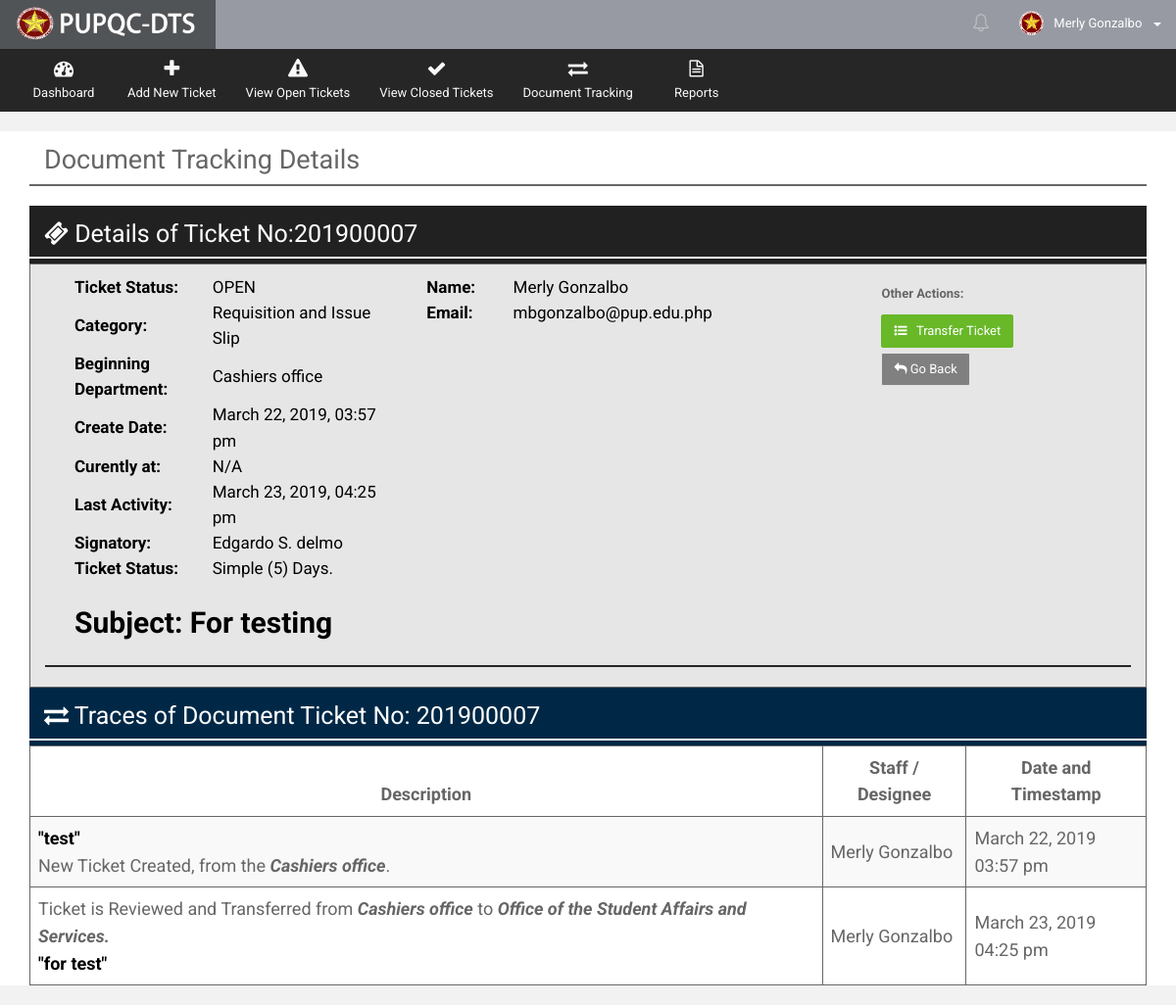
Before: /Web/Department/views/ticket_trace_review.php?getID=201900007 (signed in) with the older database file.
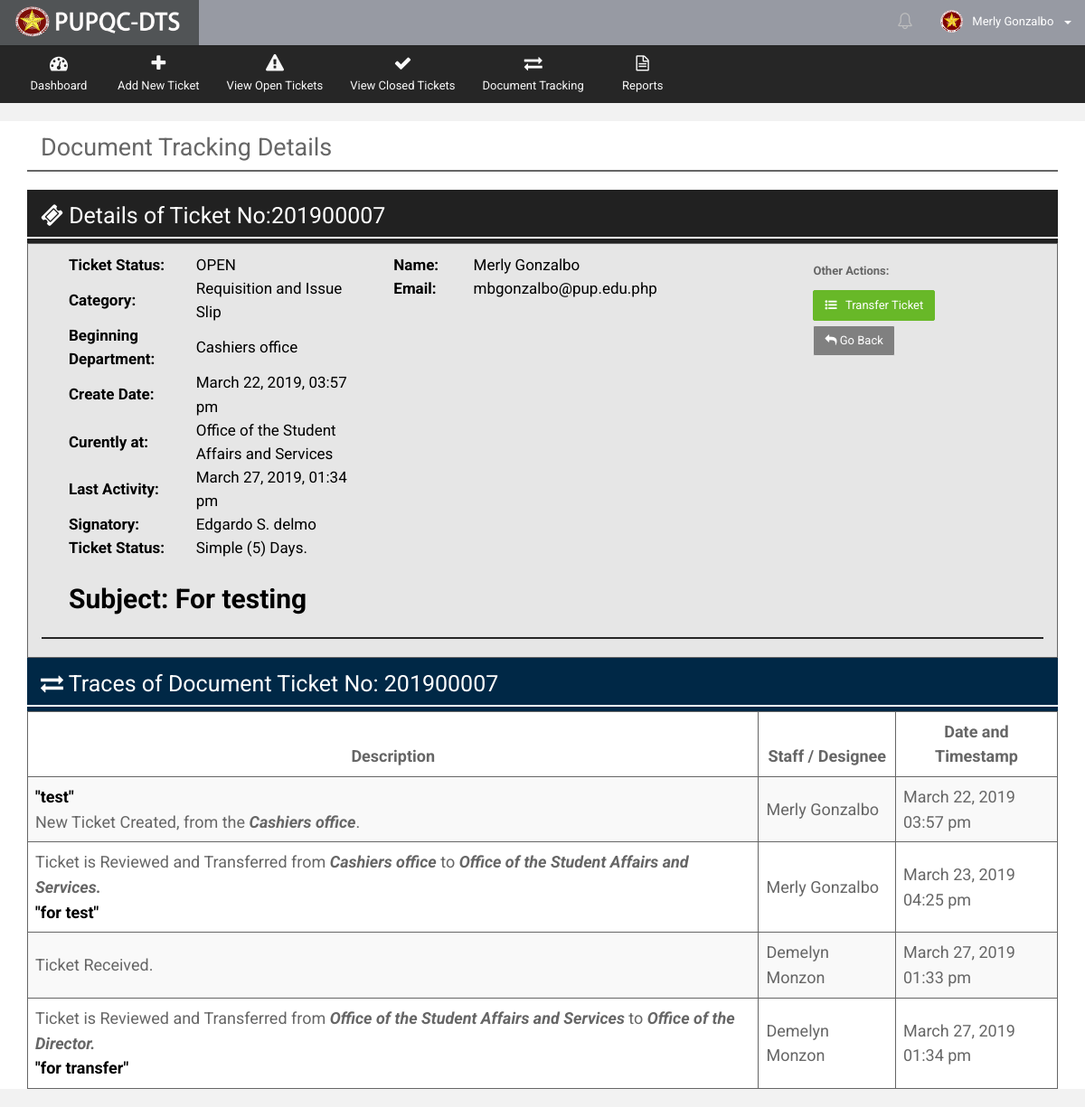
After: the same page with the newer database file.
### tables this page shows
CREATE TABLE `t_document_track_history` (
  `docu_tr_his_ID` int(10) NOT NULL,
  `docu_tr_his_ticket_no` varchar(255) NOT NULL,
  `docu_tr_his_doctype` int(10) NOT NULL,
  `docu_tr_his_sourcetype` int(10) NOT NULL,
  `docu_tr_his_ext_source_desc` varchar(255) DEFAULT NULL,
  `docu_tr_his_prioritytype` int(10) NOT NULL,
  `docu_tr_his_count_date_process` varchar(10) NOT NULL,
  `docu_tr_his_from_office` int(10) NOT NULL,
  `docu_tr_his_to_office` int(10) DEFAULT NULL,
  `docu_tr_his_subject` varchar(255) NOT NULL,
  `docu_tr_his_desc` varchar(255) NOT NULL,
  `docu_tr_his_closing_remarks` varchar(255) DEFAULT NULL,
  `docu_tr_his_remarks` varchar(255) DEFAULT NULL,
  `docu_tr_his_asignatory` varchar(255) NOT NULL,
  `docu_tr_his_createdby` int(10) NOT NULL,
  `docu_tr_his_receiver` int(10) DEFAULT NULL,
  `docu_tr_his_sender` int(10) DEFAULT NULL,
  `docu_tr_his_closedby` int(10) DEFAULT NULL,
  `docu_tr_his_reopenedby` int(10) DEFAULT NULL,
  `docu_tr_his_receiving_stat` varchar(30) DEFAULT NULL,
  `docu_tr_his_date_create` date NOT NULL,
  `docu_tr_his_time_create` time NOT NULL,
  `docu_tr_his_date_sent` date DEFAULT NULL,
  `docu_tr_his_time_sent` time DEFAULT NULL,
  `docu_tr_his_date_received` date DEFAULT NULL,
  `docu_tr_his_time_received` time DEFAULT NULL,
  `docu_tr_his_date_done` date DEFAULT NULL,
  `docu_tr_his_time_done` time DEFAULT NULL,
  `docu_tr_his_date_reopened` date DEFAULT NULL,
  `docu_tr_his_time_reopened` time DEFAULT NULL,
  `docu_tr_his_status` varchar(20) NOT NULL DEFAULT 'OPEN',
  `docu_tr_his_overdue_stat` varchar(10) NOT NULL DEFAULT 'NO',
  `docu_tr_his_action` varchar(30) NOT NULL,
  `docu_tr_his_notif_stat` bit(1) NOT NULL DEFAULT b'1',
  `docu_tr_his_disp_stat` bit(1) NOT NULL DEFAULT b'1',
  `docu_tr_his_timestamp` datetime NOT NULL DEFAULT CURRENT_TIMESTAMP
);

CREATE TABLE `r_office` (
  `office_ID` int(10) NOT NULL,
  `office_name` varchar(200) NOT NULL,
  `office_stat` bit(1) NOT NULL DEFAULT b'1',
  `office_timestamp` datetime NOT NULL DEFAULT CURRENT_TIMESTAMP
);

CREATE TABLE `t_employees` (
  `emp_ID` int(10) NOT NULL,
  `emp_lastname` varchar(100) NOT NULL,
  `emp_middlename` varchar(100) DEFAULT NULL,
  `emp_firstname` varchar(100) NOT NULL,
  `emp_office` int(10) NOT NULL,
  `emp_position` varchar(50) NOT NULL,
  `emp_picture` varchar(255) DEFAULT 'default.png',
  `emp_active_flag` bit(1) NOT NULL DEFAULT b'1',
  `emp_mod_date` datetime NOT NULL DEFAULT CURRENT_TIMESTAMP
);

### Web/Department/views/get_view_details_docu_ticket.php (called while the page is built, shortened)
<?php
    include("../../../db_con.php");
    $view_query = mysqli_query($connection,"SELECT * FROM `t_document_track` AS DOCU
                                                   INNER JOIN `t_accounts` AS ACC
                                                   INNER JOIN `t_employees` AS EMP
                                                   INNER JOIN `r_document_type` AS TYPE
                                                   INNER JOIN `r_source_type` AS SRC
                                                   INNER JOIN `r_priority_type` AS PRIO
                                                   ON DOCU.docu_tr_createdby = ACC.acc_empID
                                                   and ACC.acc_empID = EMP.emp_ID
                                                   and TYPE.docutype_ID = DOCU.docu_tr_doctype
                                                   and SRC.source_ID = DOCU.docu_tr_sourcetype
                                                   and PRIO.priority_ID = DOCU.docu_tr_prioritytype
                                                   WHERE DOCU.docu_tr_ticket_no = '$docu_ticketno'");
    while($row = mysqli_fetch_array($view_query))
    {
        $docu_tr_ticket_no = $row["docu_tr_ticket_no"];
        $docu_tr_receiver = $row["docu_tr_receiver"];
    }
      $getreceive = mysqli_query($connection, "SELECT * FROM `t_employees` AS EMP
                                                      INNER JOIN `r_office` AS OFF
                                                      ON EMP.emp_office = OFF.office_ID
                                              WHERE EMP.emp_ID = '$docu_tr_receiver'");
      if(mysqli_num_rows($getreceive) > 0)
      {
        while($receive_row = mysqli_fetch_array($getreceive))
        {
          $receive_office_name = $receive_row["office_name"];
        }
      }
      else
      {
         $receive_office_name = 'N/A';
      }
          $get_latest_ID = mysqli_query($connection, "SELECT MAX(docu_tr_his_ID) AS MAXID FROM `t_document_track_history`
                                                        WHERE docu_tr_his_ticket_no = '$docu_tr_ticket_no' ");
            while($LID_row = mysqli_fetch_array($get_latest_ID))
            {
              $latest_ID = $LID_row["MAXID"];
            }
          $get_latest_timestamp = mysqli_query($connection, "SELECT docu_tr_his_ID, docu_tr_his_ticket_no, docu_tr_his_timestamp
                                                               FROM `t_document_track_history`
                                                               WHERE docu_tr_his_ticket_no = '$docu_tr_ticket_no'
                                                               and docu_tr_his_ID = '$latest_ID'");
           while($LT_row = mysqli_fetch_array($get_latest_timestamp))
           {
             $latest_timestamp = new datetime($LT_row["docu_tr_his_timestamp"]);
             $new_LT_format = $latest_timestamp->format('F d, Y, h:i a');
           }
?>

### Web/Department/views/ticket_trace_review.php (the view, shortened to what the changed rows need)
<?php
    include("../utilities/Header.php");
    include("../utilities/Notification.php");
    include("../utilities/Tables.php");
    if (isset($_GET['getID']))
    {
        $docu_ticketno = $_GET['getID'];
    }
?>
      <div class="wrapper row-offcanvas row-offcanvas-left">
       <div class="content">
          <section class="main-content">
             <div class="col-md-12">
                <div class="col-md-12">
                  <h2 style="margin-top: 15px">Document Tracking Details</h2>
                </div>
             </div>
            <?php include("../functionalities/ticket_num_generator.php");?>
            <div class="row" style="background-color: white">
              <div class="col-md-12">
                <div class="box-info">
                  <?php include("get_view_details_docu_ticket.php");?>
                  <div class="col-md-12">
                      <div class="col-md-12" style="background-color: #e6e6e6; border: 1px solid">
                          <div class="col-md-12" style="margin-bottom: 10px; margin-right: 2%; ">
                               <div class="col-md-4" style="color: black; font-size:17px">
                                  <table>
                                    <tbody>
                                       <tr style="margin: 70px">
                                         <td style="width: 220px"><b>Curently at:</b></td>
                                         <td style="width: 370px"><?php echo $receive_office_name; ?></td>
                                       </tr>
                                       <tr style="margin: 70px">
                                         <td style="width: 220px"><b>Last Activity:</b></td>
                                         <td style="width: 370px"><?php echo $new_LT_format; ?></td>
                                       </tr>
                                    </tbody>
                                  </table>
                               </div>
                      </div>
                  </div>
                </div>
              </div>
              <div class="col-md-12">
                <div class="box-info">
                    <table class="table table-striped mbn" style="font-size: 18px">
                       <thead>
                       <tr>
                           <th style="border:1px solid; text-align: center">Description</th>
                           <th style="border:1px solid; text-align: center">Staff / Designee</th>
                           <th style="border:1px solid; text-align: center">Date and Timestamp</th>
                       </tr>
                       </thead>
                       <tbody>
                        <?php include("get_view_table_tracing_details.php");?>
                      </tbody>
                    </table>
                </div>
              </div>
            </div>
          </section>
       </div>
      </div>
 <link type="text/css" rel="stylesheet" href="../../../resources-web/assets/plugins/bootstrap-wysihtml5/bootstrap3-wysihtml5.min.css">
</body>
</html>

### Web/Department/views/get_view_table_tracing_details.php (shortened to what the changed rows need)
<?php
        include("../../../db_con.php");
        $view_query1 = mysqli_query($connection,"SELECT * FROM `t_document_track_history` AS DOCU
                                                       INNER JOIN `t_accounts` AS ACC
                                                       INNER JOIN `t_employees` AS EMP
                                                       INNER JOIN `r_document_type` AS TYPE
                                                       INNER JOIN `r_source_type` AS SRC
                                                       INNER JOIN `r_priority_type` AS PRIO
                                                       ON  ACC.acc_empID = EMP.emp_ID
                                                       and TYPE.docutype_ID = DOCU.docu_tr_his_doctype
                                                       and SRC.source_ID = DOCU.docu_tr_his_sourcetype
                                                       and PRIO.priority_ID = DOCU.docu_tr_his_prioritytype
                                                       WHERE DOCU.docu_tr_his_ticket_no = '$docu_ticketno'
                                                       GROUP BY DOCU.docu_tr_his_ID");
        while($row1 = mysqli_fetch_array($view_query1))
        {
            $docu_tr_desc = $row1["docu_tr_his_desc"];
            $docu_tr_from_office = $row1["docu_tr_his_from_office"];
            $docu_tr_to_office = $row1["docu_tr_his_to_office"];
            $docu_tr_remarks = $row1["docu_tr_his_remarks"];
            $docu_action = $row1["docu_tr_his_action"];
            $docu_tr_createdby = $row1["docu_tr_his_createdby"];
            $docu_tr_sender = $row1["docu_tr_his_sender"];
            $docu_tr_receiver = $row1["docu_tr_his_receiver"];
            $docu_tr_date_create = new datetime($row1["docu_tr_his_date_create"]);
            $docu_tr_time_create = new datetime($row1["docu_tr_his_time_create"]);
            $date_create = $docu_tr_date_create->format('F d, Y');
            $time_create = $docu_tr_time_create->format('h:i a');
            $docu_tr_date_sent = new datetime($row1["docu_tr_his_date_sent"]);
            $docu_tr_time_sent = new datetime($row1["docu_tr_his_time_sent"]);
            $date_sent = $docu_tr_date_sent->format('F d, Y');
            $time_sent = $docu_tr_time_sent->format('h:i a');
            $docu_date_receive = new datetime($row1["docu_tr_his_date_received"]);
            $docu_time_receive = new datetime($row1["docu_tr_his_time_received"]);
            $date_receive = $docu_date_receive->format('F d, Y');
            $time_receive = $docu_time_receive->format('h:i a');
              $getoffice_creator = mysqli_query($connection, "SELECT * FROM `t_employees` AS EMP
                                                              INNER JOIN `r_office` AS OFF
                                                              ON EMP.emp_office = OFF.office_ID
                                                      WHERE OFF.office_ID = '$docu_tr_from_office'");
              while($create_off_row = mysqli_fetch_array($getoffice_creator))
              {
                $created_office_name = $create_off_row["office_name"];
              }
              $getoffice_receiver = mysqli_query($connection, "SELECT * FROM `t_employees` AS EMP
                                                              INNER JOIN `r_office` AS OFF
                                                              ON EMP.emp_office = OFF.office_ID
                                                      WHERE OFF.office_ID = '$docu_tr_to_office'");
              while($rec_off_row = mysqli_fetch_array($getoffice_receiver))
              {
                $receiver_office_name = $rec_off_row["office_name"];
              }
              $getcreator = mysqli_query($connection, "SELECT * FROM `t_employees` AS EMP
                                                              INNER JOIN `r_office` AS OFF
                                                              ON EMP.emp_office = OFF.office_ID
                                                      WHERE EMP.emp_ID = ' $docu_tr_createdby'");
               while($creator_row = mysqli_fetch_array($getcreator))
               {
                 $creator_fname = $creator_row["emp_firstname"];
                 $creator_lname = $creator_row["emp_lastname"];
                 $creator_compname = $creator_fname.' '.$creator_lname;
               }
              $getsender = mysqli_query($connection, "SELECT * FROM `t_employees` AS EMP
                                                              INNER JOIN `r_office` AS OFF
                                                              ON EMP.emp_office = OFF.office_ID
                                                      WHERE EMP.emp_ID = '$docu_tr_sender'");
               while($sender_row = mysqli_fetch_array($getsender))
               {
                 $sender_office_name = $sender_row["office_name"];
                 $sender_fname = $sender_row["emp_firstname"];
                 $sender_lname = $sender_row["emp_lastname"];
                 $sender_compname = $sender_fname.' '.$sender_lname;
               }
              $getreceive = mysqli_query($connection, "SELECT * FROM `t_employees` AS EMP
                                                              INNER JOIN `r_office` AS OFF
                                                              ON EMP.emp_office = OFF.office_ID
                                                      WHERE EMP.emp_ID = '$docu_tr_receiver'");
                while($receive_row = mysqli_fetch_array($getreceive))
                {
                  $receive_fname = $receive_row["emp_firstname"];
                  $receive_lname = $receive_row["emp_lastname"];
                  $receive_compname = $receive_fname.' '.$receive_lname;
                }
             echo      '<td style="border:1px solid"> ';
                         if($docu_action == 'Created')
                         {
                            echo  '<b style="color: black">"'.$docu_tr_desc.'"</b><br> New Ticket '.$docu_action.', from the <i><b>'.$created_office_name.'</b></i>.';
                         }
                         else if($docu_action == 'Reviewed and Transferred')
                         {
                           echo  'Ticket is '.$docu_action.' from <i><b>'.$sender_office_name.'</b></i> to <i><b>'.$receiver_office_name.'.</b></i> <br><b style="color: black">"'.$docu_tr_remarks.'"</b>';
                         }
                         else if($docu_action == 'Received')
                         {
                           echo  'Ticket '.$docu_action.'.';
                         }
             echo      '</td>';
             echo      '<td style="border:1px solid"> ';
                         if($docu_action == 'Created')
                         {
                           echo  $creator_compname;
                         }
                         else if($docu_action == 'Reviewed and Transferred')
                         {
                           echo  $sender_compname;
                         }
                         else if($docu_action == 'Received')
                         {
                           echo  $receive_compname;
                         }
             echo      '</td>';
             echo      '<td style="border:1px solid"> ';
                         if($docu_action == 'Created')
                         {
                           echo  $date_create.'<br>'.$time_create;
                         }
                         else if($docu_action == 'Reviewed and Transferred')
                         {
                           echo  $date_sent.'<br>'.$time_sent;
                         }
                         else if($docu_action == 'Received')
                         {
                           echo  $date_receive.'<br>'.$time_receive;
                         }
             echo      '</td>';
       }
?>

Changed rows visible on the page:
now on this page (row unchanged): t_employees: emp_office.office_name "Office of the Student Affairs and Services"
added t_document_track_history: docu_tr_his_timestamp "March 27, 2019, 01:34 pm", docu_tr_his_action "Reviewed and Transferred", r_office.office_name "Office of the Student Affairs and Services", docu_tr_his_to_office.office_name "Office of the Director", docu_tr_his_remarks "for transfer", t_employees.emp_firstname+emp_lastname "Demelyn Monzon", docu_tr_his_date_sent "March 27, 2019", docu_tr_his_time_sent "01:34 pm"
added t_document_track_history: docu_tr_his_action "Received", t_employees.emp_firstname+emp_lastname "Demelyn Monzon", docu_tr_his_date_received "March 27, 2019", docu_tr_his_time_received "01:33 pm"
Other visible differences:
$receive_office_name: "N/A" → (not shown)
$new_LT_format: "March 23, 2019, 04:25 pm" → "March 27, 2019, 01:34 pm"
